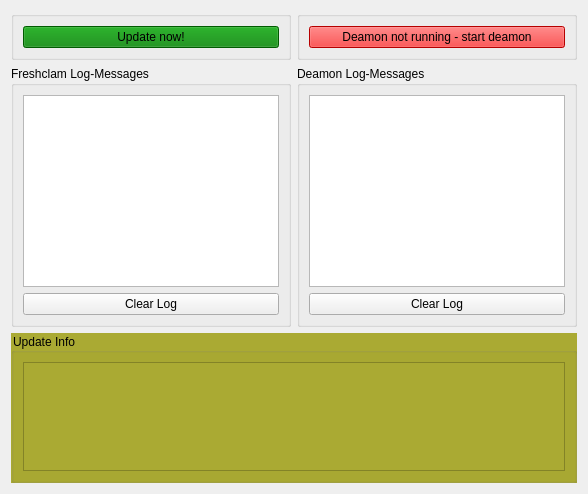
     <widget class="QWidget" name="tab">
      <attribute name="icon">
       <iconset resource="../resources.qrc">
        <normaloff>:/icons/icons/freshclam.png</normaloff>:/icons/icons/freshclam.png</iconset>
      </attribute>
      <attribute name="title">
       <string>Freshclam</string>
      </attribute>
      <layout class="QGridLayout" name="gridLayout_6">
       <item row="0" column="0">
        <layout class="QGridLayout" name="gridLayout_4">
         <item row="0" column="0">
          <widget class="QGroupBox" name="updateSettingsGroupBox">
           <property name="title">
            <string/>
           </property>
           <layout class="QGridLayout" name="gridLayout_2">
            <item row="0" column="0" colspan="2">
             <widget class="QPushButton" name="updateNowButton">
              <property name="styleSheet">
               <string notr="true">background:green</string>
              </property>
              <property name="text">
               <string>Update now!</string>
              </property>
              <property name="icon">
               <iconset resource="../resources.qrc">
                <normaloff>:/icons/icons/start.png</normaloff>:/icons/icons/start.png</iconset>
              </property>
              <property name="iconSize">
               <size>
                <width>22</width>
                <height>22</height>
               </size>
              </property>
             </widget>
            </item>
           </layout>
          </widget>
         </item>
         <item row="1" column="0">
          <widget class="QGroupBox" name="logMessageGroupBox">
           <property name="title">
            <string>Freshclam Log-Messages</string>
           </property>
           <layout class="QGridLayout" name="gridLayout_3">
            <item row="0" column="0">
             <widget class="QPlainTextEdit" name="logPlainText">
              <property name="lineWrapMode">
               <enum>QPlainTextEdit::NoWrap</enum>
              </property>
              <property name="readOnly">
               <bool>true</bool>
              </property>
             </widget>
            </item>
            <item row="1" column="0">
             <widget class="QPushButton" name="clearLogButton">
              <property name="text">
               <string>Clear Log</string>
              </property>
              <property name="icon">
               <iconset resource="../resources.qrc">
                <normaloff>:/icons/icons/trash-can.png</normaloff>:/icons/icons/trash-can.png</iconset>
              </property>
              <property name="iconSize">
               <size>
                <width>22</width>
                <height>22</height>
               </size>
              </property>
             </widget>
            </item>
           </layout>
          </widget>
         </item>
        </layout>
       </item>
       <item row="0" column="1">
        <layout class="QVBoxLayout" name="verticalLayout">
         <item>
          <widget class="QGroupBox" name="deamonSettingsGroupBox">
           <property name="title">
            <string/>
           </property>
           <layout class="QGridLayout" name="gridLayout">
            <item row="0" column="0" colspan="2">
             <widget class="QPushButton" name="startStopDeamonButton">
              <property name="styleSheet">
               <string notr="true">background:red</string>
              </property>
              <property name="text">
               <string>Deamon not running - start deamon</string>
              </property>
              <property name="icon">
               <iconset resource="../resources.qrc">
                <normaloff>:/icons/icons/freshclam.png</normaloff>:/icons/icons/freshclam.png</iconset>
              </property>
              <property name="iconSize">
               <size>
                <width>22</width>
                <height>22</height>
               </size>
              </property>
              <property name="shortcut">
               <string>Ctrl+S, Ctrl+W</string>
              </property>
             </widget>
            </item>
           </layout>
          </widget>
         </item>
         <item>
          <widget class="QGroupBox" name="deamonGroupBox">
           <property name="title">
            <string>Deamon Log-Messages</string>
           </property>
           <layout class="QGridLayout" name="gridLayout_5">
            <item row="0" column="0">
             <widget class="QPlainTextEdit" name="deamonLogText">
              <property name="lineWrapMode">
               <enum>QPlainTextEdit::NoWrap</enum>
              </property>
              <property name="readOnly">
               <bool>true</bool>
              </property>
             </widget>
            </item>
            <item row="1" column="0">
             <widget class="QPushButton" name="deamonClearLogButton">
              <property name="text">
               <string>Clear Log</string>
              </property>
              <property name="icon">
               <iconset resource="../resources.qrc">
                <normaloff>:/icons/icons/trash-can.png</normaloff>:/icons/icons/trash-can.png</iconset>
              </property>
              <property name="iconSize">
               <size>
                <width>22</width>
                <height>22</height>
               </size>
              </property>
              <property name="shortcut">
               <string>Ctrl+S, Ctrl+W</string>
              </property>
             </widget>
            </item>
           </layout>
          </widget>
         </item>
        </layout>
       </item>
       <item row="1" column="0" colspan="2">
        <widget class="QGroupBox" name="groupBox">
         <property name="maximumSize">
          <size>
           <width>16777215</width>
           <height>150</height>
          </size>
         </property>
         <property name="styleSheet">
          <string notr="true">background:#aa3</string>
         </property>
         <property name="title">
          <string>Update Info</string>
         </property>
         <layout class="QGridLayout" name="gridLayout_8">
          <item row="0" column="0">
           <widget class="QTextEdit" name="updateInfoText">
            <property name="maximumSize">
             <size>
              <width>16777215</width>
              <height>16777215</height>
             </size>
            </property>
            <property name="readOnly">
             <bool>true</bool>
            </property>
            <property name="html">
             <string>&lt;!DOCTYPE HTML PUBLIC &quot;-//W3C//DTD HTML 4.0//EN&quot; &quot;http://www.w3.org/TR/REC-html40/strict.dtd&quot;&gt;
&lt;html&gt;&lt;head&gt;&lt;meta name=&quot;qrichtext&quot; content=&quot;1&quot; /&gt;&lt;meta charset=&quot;utf-8&quot; /&gt;&lt;style type=&quot;text/css&quot;&gt;
p, li { white-space: pre-wrap; }
hr { height: 1px; border-width: 0; }
li.unchecked::marker { content: &quot;\2610&quot;; }
li.checked::marker { content: &quot;\2612&quot;; }
&lt;/style&gt;&lt;/head&gt;&lt;body style=&quot; font-family:'Noto Sans'; font-size:10pt; font-weight:400; font-style:normal;&quot;&gt;
&lt;p style=&quot;-qt-paragraph-type:empty; margin-top:0px; margin-bottom:0px; margin-left:0px; margin-right:0px; -qt-block-indent:0; text-indent:0px; font-family:'Sans Serif'; font-size:9pt;&quot;&gt;&lt;br /&gt;&lt;/p&gt;&lt;/body&gt;&lt;/html&gt;</string>
            </property>
           </widget>
          </item>
         </layout>
        </widget>
       </item>
      </layout>
     </widget>
